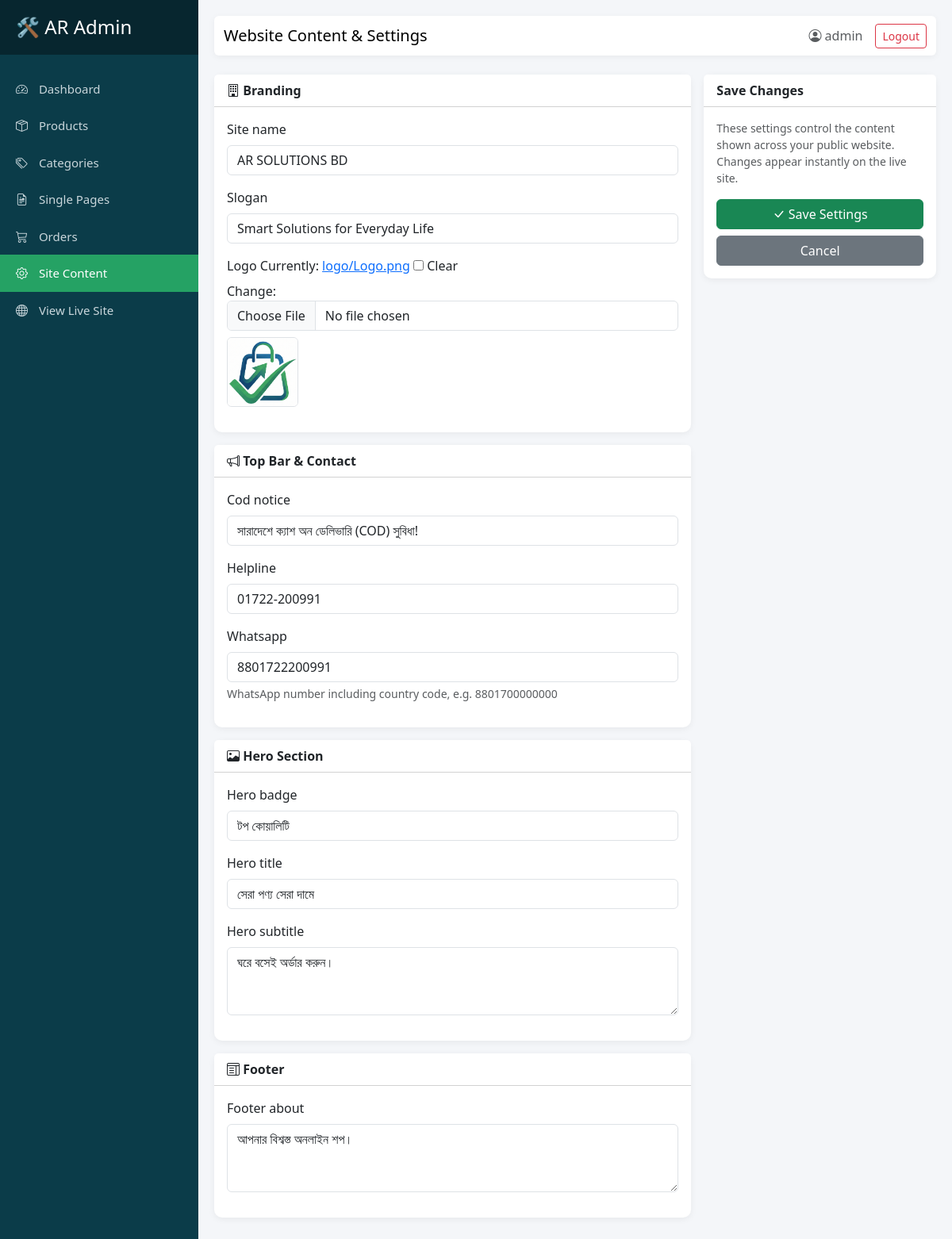
Page /dashboard/settings/ (signed in) on the committed database.
### landingpage/models.py (models this page shows, shortened)
class SiteSetting(models.Model):
    site_name = models.CharField(max_length=100, default="AR SOLUTIONS BD")
    slogan = models.CharField(max_length=200, default="Smart Solutions for Everyday Life")
    logo = models.ImageField(upload_to='logo/', blank=True, null=True)
    cod_notice = models.CharField(max_length=200, default="সারাদেশে ক্যাশ অন ডেলিভারি (COD) সুবিধা!")
    helpline = models.CharField(max_length=20, default="01700-000000")
    whatsapp = models.CharField(max_length=20, default="8801700000000", help_text="WhatsApp number including country code, e.g. 8801700000000")
    hero_badge = models.CharField(max_length=100, blank=True, default="স্মার্ট সল্যুশন")
    hero_title = models.CharField(max_length=200, blank=True, default="সবচেয়ে ভালো পণ্য, ক্যাশ অন ডেলিভারিতে")
    hero_subtitle = models.TextField(blank=True, default="১০০% অরিজিনাল ও প্রবলেম-সলভিং প্রোডাক্ট। সারাদেশে হোম ডেলিভারি সুবিধা।")
    footer_about = models.TextField(blank=True, default="AR SOLUTIONS BD — আপনার বিশ্বস্ত স্মার্ট সল্যুশন পার্টনার।")

### custom_admin/views.py (the view)
# urls.py: path('settings/', views.site_setting_edit, name='site_setting_edit'),
@login_required(login_url='custom_admin:login')
@user_passes_test(is_staff_user, login_url='custom_admin:login')
def site_setting_edit(request):
    setting = SiteSetting.objects.first()
    if setting is None:
        setting = SiteSetting.objects.create()
    if request.method == 'POST':
        form = SiteSettingForm(request.POST, request.FILES, instance=setting)
        if form.is_valid():
            form.save()
            messages.success(request, 'Site settings updated successfully.')
            return redirect('custom_admin:site_setting_edit')
    else:
        form = SiteSettingForm(instance=setting)
    return render(request, 'custom_admin/site_setting_form.html', {'form': form})

### custom_admin/forms.py
class SiteSettingForm(forms.ModelForm):
    class Meta:
        model = SiteSetting
        fields = [
            'site_name', 'slogan', 'logo',
            'cod_notice', 'helpline', 'whatsapp',
            'hero_badge', 'hero_title', 'hero_subtitle',
            'footer_about',
        ]
        widgets = {
            'site_name': forms.TextInput(attrs={'class': 'form-control'}),
            'slogan': forms.TextInput(attrs={'class': 'form-control'}),
            'logo': forms.ClearableFileInput(attrs={'class': 'form-control'}),
            'cod_notice': forms.TextInput(attrs={'class': 'form-control'}),
            'helpline': forms.TextInput(attrs={'class': 'form-control'}),
            'whatsapp': forms.TextInput(attrs={'class': 'form-control'}),
            'hero_badge': forms.TextInput(attrs={'class': 'form-control'}),
            'hero_title': forms.TextInput(attrs={'class': 'form-control'}),
            'hero_subtitle': forms.Textarea(attrs={'class': 'form-control', 'rows': 3}),
            'footer_about': forms.Textarea(attrs={'class': 'form-control', 'rows': 3}),
        }

### custom_admin/views.py (called while the page is built)
def is_staff_user(user):
    return user.is_active and user.is_staff

### custom_admin/templates/custom_admin/site_setting_form.html (shortened to what this page needs)
{% extends 'custom_admin/base.html' %}
{% block page_title %}Website Content & Settings{% endblock %}
{% block content %}
<form method="post" enctype="multipart/form-data">
    <div class="row g-3">
        <div class="col-lg-8">
            <div class="card stat-card mb-3">
                <div class="card-header bg-white"><strong><i class="bi bi-building"></i> Branding</strong></div>
                <div class="card-body">
                    {% for field in form %}
                        {% if field.name == 'site_name' or field.name == 'slogan' or field.name == 'logo' %}
                        <div class="mb-3">
                            <label for="{{ field.id_for_label }}" class="form-label">{{ field.label }}</label>
                            {{ field }}
                            {% if field.name == 'logo' and form.instance.logo %}<div class="mt-2"><img src="{{ form.instance.logo.url }}" width="90" class="border rounded"></div>{% endif %}
                        </div>
                        {% endif %}
                    {% endfor %}
                </div>
            </div>
            <div class="card stat-card mb-3">
                <div class="card-header bg-white"><strong><i class="bi bi-megaphone"></i> Top Bar & Contact</strong></div>
                <div class="card-body">
                    {% for field in form %}
                        {% if field.name == 'cod_notice' or field.name == 'helpline' or field.name == 'whatsapp' %}
                        <div class="mb-3">
                            <label for="{{ field.id_for_label }}" class="form-label">{{ field.label }}</label>
                            {{ field }}
                            {% if field.help_text %}<div class="form-text">{{ field.help_text }}</div>{% endif %}
                        </div>
                        {% endif %}
                    {% endfor %}
                </div>
            </div>
            <div class="card stat-card mb-3">
                <div class="card-header bg-white"><strong><i class="bi bi-image"></i> Hero Section</strong></div>
                <div class="card-body">
                    {% for field in form %}
                        {% if field.name == 'hero_badge' or field.name == 'hero_title' or field.name == 'hero_subtitle' %}
                        <div class="mb-3">
                            <label for="{{ field.id_for_label }}" class="form-label">{{ field.label }}</label>
                            {{ field }}
                        </div>
                        {% endif %}
                    {% endfor %}
                </div>
            </div>
            <div class="card stat-card mb-3">
                <div class="card-header bg-white"><strong><i class="bi bi-layout-text-window"></i> Footer</strong></div>
                <div class="card-body">
                    {% for field in form %}
                        {% if field.name == 'footer_about' %}
                        <div class="mb-3">
                            <label for="{{ field.id_for_label }}" class="form-label">{{ field.label }}</label>
                            {{ field }}
                        </div>
                        {% endif %}
                    {% endfor %}
                </div>
            </div>
        </div>
        <div class="col-lg-4">
            <div class="card stat-card">
                <div class="card-header bg-white"><strong>Save Changes</strong></div>
                <div class="card-body">
                    <p class="text-muted small">These settings control the content shown across your public website. Changes appear instantly on the live site.</p>
                    <button type="submit" class="btn btn-success w-100"><i class="bi bi-check-lg"></i> Save Settings</button>
                    <a href="{% url 'custom_admin:dashboard' %}" class="btn btn-secondary w-100 mt-2">Cancel</a>
                </div>
            </div>
        </div>
    </div>
</form>
{% endblock %}

### custom_admin/templates/custom_admin/base.html (shortened to what this page needs)
<!DOCTYPE html>
<html lang="en">
<head>
    <link href="https://cdn.jsdelivr.net/npm/bootstrap@5.3.3/dist/css/bootstrap.min.css" rel="stylesheet">
    <link href="https://cdn.jsdelivr.net/npm/bootstrap-icons@1.11.3/font/bootstrap-icons.css" rel="stylesheet">
</head>
<body>
<div class="d-flex">
    <nav id="sidebar">
        <div class="sidebar-header">
            <h4 class="mb-0">🛠️ AR Admin</h4>
        </div>
        <ul class="list-unstyled components">
            <li>
                <a href="{% url 'custom_admin:dashboard' %}" class="{% if request.resolver_match.url_name == 'dashboard' %}active{% endif %}">
                    <i class="bi bi-speedometer2"></i> Dashboard
                </a>
            </li>
            <li>
                <a href="{% url 'custom_admin:product_list' %}" class="{% if 'product' in request.resolver_match.url_name %}active{% endif %}">
                    <i class="bi bi-box-seam"></i> Products
                </a>
            </li>
            <li>
                <a href="{% url 'custom_admin:category_list' %}" class="{% if 'category' in request.resolver_match.url_name %}active{% endif %}">
                    <i class="bi bi-tags"></i> Categories
                </a>
            </li>
            <li>
                <a href="{% url 'custom_admin:single_page_list' %}" class="{% if 'single_page' in request.resolver_match.url_name %}active{% endif %}">
                    <i class="bi bi-file-earmark-richtext"></i> Single Pages
                </a>
            </li>
            <li>
                <a href="{% url 'custom_admin:order_list' %}" class="{% if 'order' in request.resolver_match.url_name %}active{% endif %}">
                    <i class="bi bi-cart3"></i> Orders
                </a>
            </li>
            <li>
                <a href="{% url 'custom_admin:site_setting_edit' %}" class="{% if 'site_setting' in request.resolver_match.url_name %}active{% endif %}">
                    <i class="bi bi-gear"></i> Site Content
                </a>
            </li>
            <li>
                <a href="/" target="_blank"><i class="bi bi-globe"></i> View Live Site</a>
            </li>
        </ul>
    </nav>
    <div id="content">
        <nav class="navbar navbar-expand-lg navbar-custom mb-4 rounded">
            <div class="container-fluid">
                <span class="navbar-brand mb-0 h4">{% block page_title %}Dashboard{% endblock %}</span>
                <div class="ms-auto d-flex align-items-center">
                    <span class="me-3 text-muted"><i class="bi bi-person-circle"></i> {{ request.user.username }}</span>
                    <form method="post" action="{% url 'custom_admin:logout' %}" class="m-0">
                        <button type="submit" class="btn btn-sm btn-outline-danger">Logout</button>
                    </form>
                </div>
            </div>
        </nav>
        {% block content %}{% endblock %}
    </div>
</div>
</body>
</html>

### custom_admin/templates/custom_admin/base.html (style rules this page uses)
body { background: #f4f6f9; }
:root { --brand-teal:#0B3C49; --brand-tealDark:#07262F; --brand-green:#25A264; --brand-greenHover:#1E8752; }
#sidebar { min-width: 250px; max-width: 250px; background: var(--brand-teal); color: #fff; min-height: 100vh; transition: all 0.3s; }
#sidebar .sidebar-header { padding: 20px; background: var(--brand-tealDark); }
#sidebar ul.components { padding: 20px 0; }
#sidebar ul li a { padding: 12px 20px; font-size: 15px; display: block; color: #c9d6db; text-decoration: none; }
#sidebar ul li a.active { color: #fff; background: var(--brand-green); }
#sidebar ul li a i { margin-right: 10px; }
#content { width: 100%; padding: 20px; min-height: 100vh; }
.stat-card { border: none; border-radius: 10px; box-shadow: 0 2px 8px rgba(0,0,0,0.06); }
.navbar-custom { background: #fff; box-shadow: 0 2px 8px rgba(0,0,0,0.05); }

### rows in the picture
SiteSetting: form "AR SOLUTIONS BD" "Smart Solutions for Everyday Life", instance.logo (picture), form "সারাদেশে ক্যাশ অন ডেলিভারি (COD) সুবিধা!" "01722-200991" "8801722200991", form "টপ কোয়ালিটি" "সেরা পণ্য সেরা দামে" "ঘরে বসেই অর্ডার করুন।", form "আপনার বিশ্বস্ত অনলাইন শপ।"

### other values in the picture
{{ request.user.username }} "admin"
{{ field.label }} "Site name" "Slogan" "Logo"
{{ field.label }} "Cod notice" "Helpline" "Whatsapp"
{{ field.help_text }} "WhatsApp number including country code, e.g. 8801700000000"
{{ field.label }} "Hero badge" "Hero title" "Hero subtitle"
{{ field.label }} "Footer about"
